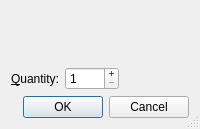
<?xml version="1.0" encoding="UTF-8"?>
<ui version="4.0">
 <class>ImportInventoryDialog</class>
 <widget class="QDialog" name="ImportInventoryDialog">
  <property name="windowTitle">
   <string>Import BrickLink Inventory</string>
  </property>
  <property name="sizeGripEnabled">
   <bool>true</bool>
  </property>
  <layout class="QVBoxLayout">
   <item>
    <widget class="SelectItem" name="w_select" native="true">
     <property name="sizePolicy">
      <sizepolicy hsizetype="MinimumExpanding" vsizetype="Expanding">
       <horstretch>100</horstretch>
       <verstretch>100</verstretch>
      </sizepolicy>
     </property>
     <property name="minimumSize">
      <size>
       <width>50</width>
       <height>50</height>
      </size>
     </property>
    </widget>
   </item>
   <item>
    <layout class="QHBoxLayout">
     <item>
      <widget class="QLabel" name="label">
       <property name="text">
        <string>&amp;Quantity:</string>
       </property>
       <property name="textFormat">
        <enum>Qt::AutoText</enum>
       </property>
       <property name="buddy">
        <cstring>w_qty</cstring>
       </property>
      </widget>
     </item>
     <item>
      <widget class="QSpinBox" name="w_qty">
       <property name="buttonSymbols">
        <enum>QAbstractSpinBox::PlusMinus</enum>
       </property>
       <property name="minimum">
        <number>1</number>
       </property>
       <property name="maximum">
        <number>1000</number>
       </property>
       <property name="value">
        <number>1</number>
       </property>
      </widget>
     </item>
     <item>
      <spacer>
       <property name="orientation">
        <enum>Qt::Horizontal</enum>
       </property>
       <property name="sizeHint" stdset="0">
        <size>
         <width>40</width>
         <height>20</height>
        </size>
       </property>
      </spacer>
     </item>
    </layout>
   </item>
   <item>
    <widget class="QDialogButtonBox" name="w_buttons">
     <property name="standardButtons">
      <set>QDialogButtonBox::Cancel|QDialogButtonBox::Ok</set>
     </property>
    </widget>
   </item>
  </layout>
 </widget>
 <customwidgets>
  <customwidget>
   <class>SelectItem</class>
   <extends>QWidget</extends>
   <header>selectitem.h</header>
   <container>1</container>
  </customwidget>
 </customwidgets>
 <resources/>
 <connections>
  <connection>
   <sender>w_buttons</sender>
   <signal>accepted()</signal>
   <receiver>ImportInventoryDialog</receiver>
   <slot>accept()</slot>
   <hints>
    <hint type="sourcelabel">
     <x>430</x>
     <y>322</y>
    </hint>
    <hint type="destinationlabel">
     <x>248</x>
     <y>341</y>
    </hint>
   </hints>
  </connection>
  <connection>
   <sender>w_buttons</sender>
   <signal>rejected()</signal>
   <receiver>ImportInventoryDialog</receiver>
   <slot>reject()</slot>
   <hints>
    <hint type="sourcelabel">
     <x>504</x>
     <y>324</y>
    </hint>
    <hint type="destinationlabel">
     <x>106</x>
     <y>340</y>
    </hint>
   </hints>
  </connection>
 </connections>
</ui>
